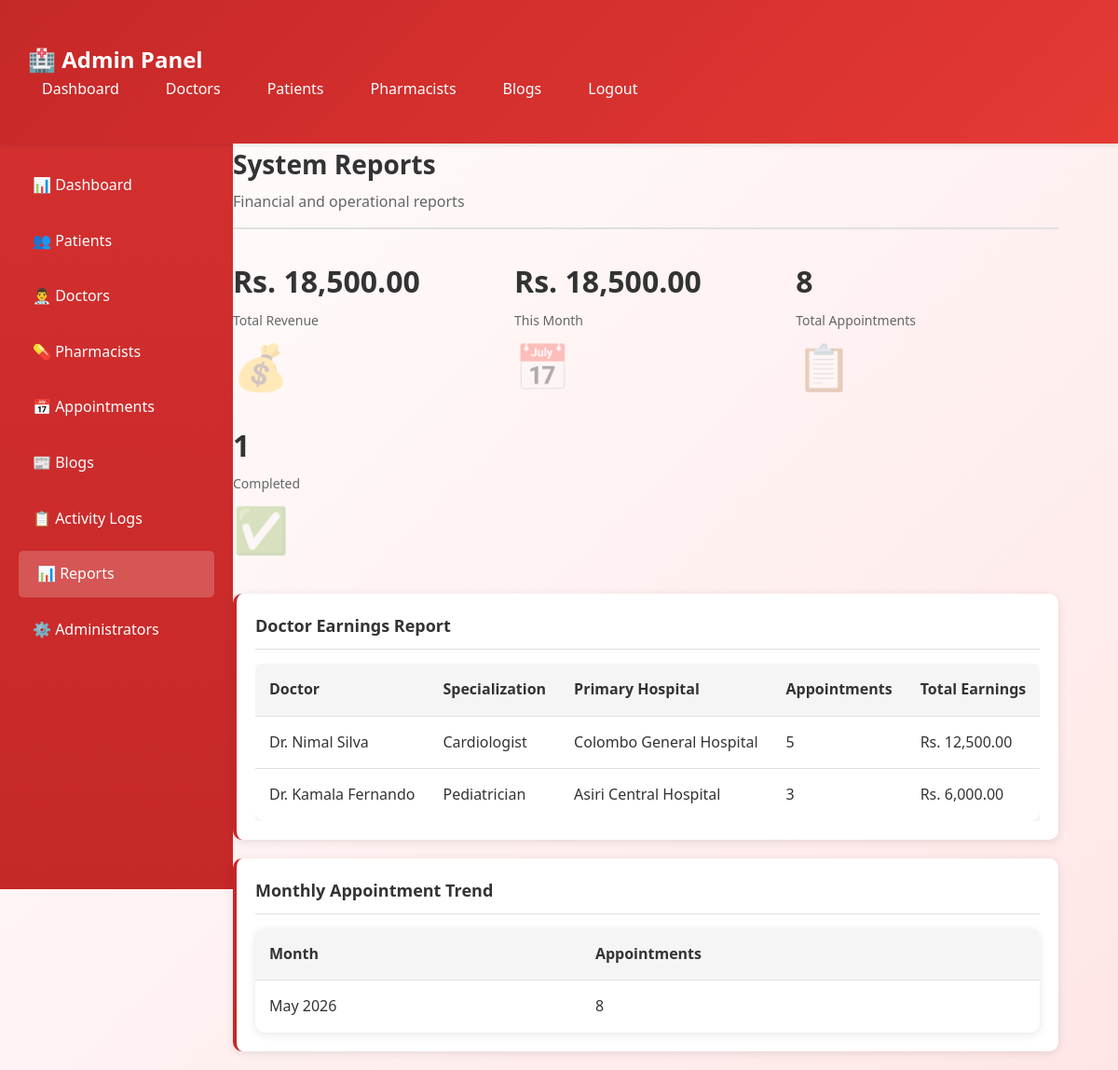
Screenshot of /admin/reports.php (signed in) with the database file from the repository.
### tables this page shows
CREATE TABLE doctors (
    id INT PRIMARY KEY AUTO_INCREMENT,
    user_id INT UNIQUE NOT NULL,
    full_name VARCHAR(150) NOT NULL,
    specialization VARCHAR(100) NOT NULL,
    phone VARCHAR(20),
    license_number VARCHAR(50),
    consultation_fee DECIMAL(10,2) DEFAULT 0.00,
    current_hospital VARCHAR(200),
    accepts_video_call TINYINT(1) DEFAULT 0,
    next_hospital VARCHAR(200),
    ongoing_number INT DEFAULT 0,
    FOREIGN KEY (user_id) REFERENCES users(id) ON DELETE CASCADE
);

CREATE TABLE doctor_hospitals (
    id INT PRIMARY KEY AUTO_INCREMENT,
    doctor_id INT NOT NULL,
    hospital_name VARCHAR(200) NOT NULL,
    is_primary BOOLEAN DEFAULT FALSE,
    created_at TIMESTAMP DEFAULT CURRENT_TIMESTAMP,
    FOREIGN KEY (doctor_id) REFERENCES doctors(id) ON DELETE CASCADE,
    UNIQUE KEY unique_doctor_hospital (doctor_id, hospital_name)
);

### admin/reports.php (the view, shortened to what this page needs)
<?php
include '../includes/config.php';
$total_revenue = 0;
$monthly_revenue = 0;
$total_query = "SELECT COALESCE(SUM(payment_amount), 0) as total FROM appointments WHERE payment_status = 'paid'";
$total_result = $conn->query($total_query);
if ($total_result) {
    $total_row = $total_result->fetch_assoc();
    $total_revenue = floatval($total_row['total']);
}
$monthly_query = "SELECT COALESCE(SUM(payment_amount), 0) as total FROM appointments WHERE payment_status = 'paid' AND MONTH(appointment_date) = MONTH(CURDATE()) AND YEAR(appointment_date) = YEAR(CURDATE())";
$monthly_result = $conn->query($monthly_query);
if ($monthly_result) {
    $monthly_row = $monthly_result->fetch_assoc();
    $monthly_revenue = floatval($monthly_row['total']);
}
$total_appointments = $conn->query("SELECT COUNT(*) as count FROM appointments")->fetch_assoc()['count'];
$completed_appointments = $conn->query("SELECT COUNT(*) as count FROM appointments WHERE status = 'completed'")->fetch_assoc()['count'];
?>
<!DOCTYPE html>
<html lang="en">
<head>
    <link rel="stylesheet" href="../css/style.css">
</head>
<body class="admin-theme">
    <nav class="navbar">
        <div class="main-content">
            <a href="dashboard.php" class="navbar-brand">🏥 Admin Panel</a>
            <ul class="navbar-menu">
                <li><a href="dashboard.php">Dashboard</a></li>
                <li><a href="manage_doctors.php">Doctors</a></li>
                <li><a href="manage_patients.php">Patients</a></li>
                <li><a href="manage_pharmacists.php">Pharmacists</a></li>
                <li><a href="manage_blogs.php">Blogs</a></li>
                <li><a href="../logout.php">Logout</a></li>
            </ul>
        </div>
    </nav>
    <div class="dashboard-container">
<div class="dashboard-container">
        <div ><div class="sidebar">
            <ul>
                <li><a href="dashboard.php">📊 Dashboard</a></li>
                <li><a href="manage_patients.php">👥 Patients</a></li>
                <li><a href="manage_doctors.php">👨‍⚕️ Doctors</a></li>
                <li><a href="manage_pharmacists.php">💊 Pharmacists</a></li>
                <li><a href="manage_appointments.php">📅 Appointments</a></li>
                <li><a href="manage_blogs.php">📰 Blogs</a></li>
                <li><a href="activity_logs.php">📋 Activity Logs</a></li>
                <li><a href="reports.php" class="active">📊 Reports</a></li>
                <li><a href="manage_admins.php">⚙️ Administrators</a></li>
            </ul>
        </div></div>
        <main >
            <div class="page-header">
                <h1>System Reports</h1>
                <p>Financial and operational reports</p>
            </div>
            <div class="stats-grid">
                <div class="stat-card-glass">
                    <div class="stat-card-content">
                        <h3>Rs. <?php echo number_format($total_revenue, 2); ?></h3>
                        <p>Total Revenue</p>
                    </div>
                    <div class="stat-card-icon">💰</div>
                </div>
                <div class="stat-card-glass">
                    <div class="stat-card-content">
                        <h3>Rs. <?php echo number_format($monthly_revenue, 2); ?></h3>
                        <p>This Month</p>
                    </div>
                    <div class="stat-card-icon">📅</div>
                </div>
                <div class="stat-card-glass">
                    <div class="stat-card-content">
                        <h3><?php echo $total_appointments; ?></h3>
                        <p>Total Appointments</p>
                    </div>
                    <div class="stat-card-icon">📋</div>
                </div>
                <div class="stat-card-glass">
                    <div class="stat-card-content">
                        <h3><?php echo $completed_appointments; ?></h3>
                        <p>Completed</p>
                    </div>
                    <div class="stat-card-icon">✅</div>
                </div>
            </div>
            <div class="card">
                <div class="card-header">Doctor Earnings Report</div>
                <div class="table-container">
                    <?php
                    $result = $conn->query("SELECT d.id, d.full_name, d.specialization,
                                           COUNT(a.id) as total_appointments,
                                           SUM(a.payment_amount) as total_earnings
                                           FROM doctors d
                                           LEFT JOIN appointments a ON d.id = a.doctor_id AND a.payment_status = 'paid'
                                           GROUP BY d.id
                                           ORDER BY total_earnings DESC");
                    if ($result->num_rows > 0) {
                        echo '<table>';
                        echo '<thead><tr><th>Doctor</th><th>Specialization</th><th>Primary Hospital</th><th>Appointments</th><th>Total Earnings</th></tr></thead>';
                        echo '<tbody>';
                        while ($row = $result->fetch_assoc()) {
                            $stmt = $conn->prepare("SELECT hospital_name FROM doctor_hospitals WHERE doctor_id = ? AND is_primary = 1 LIMIT 1");
                            $stmt->bind_param("i", $row['id']);
                            $stmt->execute();
                            $hospital_result = $stmt->get_result();
                            $primary_hospital = $hospital_result->num_rows > 0 ? $hospital_result->fetch_assoc()['hospital_name'] : 'N/A';
                            echo '<tr>';
                            echo '<td>' . htmlspecialchars($row['full_name']) . '</td>';
                            echo '<td>' . htmlspecialchars($row['specialization']) . '</td>';
                            echo '<td>' . htmlspecialchars($primary_hospital) . '</td>';
                            echo '<td>' . $row['total_appointments'] . '</td>';
                            echo '<td>Rs. ' . number_format($row['total_earnings'] ?? 0, 2) . '</td>';
                            echo '</tr>';
                        }
                        echo '</tbody></table>';
                    } else {
                        echo '<p style="text-align: center; padding: 30px; color: #999;">No doctor earnings data available.</p>';
                    }
                    ?>
                </div>
            </div>
            <div class="card">
                <div class="card-header">Monthly Appointment Trend</div>
                <?php
                $result = $conn->query("SELECT DATE_FORMAT(appointment_date, '%Y-%m') as month, COUNT(*) as count
                                       FROM appointments
                                       GROUP BY month
                                       ORDER BY month DESC
                                       LIMIT 12");
                if ($result->num_rows > 0) {
                    echo '<table>';
                    echo '<thead><tr><th>Month</th><th>Appointments</th></tr></thead>';
                    echo '<tbody>';
                    while ($row = $result->fetch_assoc()) {
                        echo '<tr>';
                        echo '<td>' . date('F Y', strtotime($row['month'] . '-01')) . '</td>';
                        echo '<td>' . $row['count'] . '</td>';
                        echo '</tr>';
                    }
                    echo '</tbody></table>';
                }
                ?>
            </div>
        </main>
    </div>
</body>
</html>

### css/style.css (style rules this page uses)
* { margin: 0; padding: 0; box-sizing: border-box; }
body { font-family: 'Segoe UI', Tahoma, Geneva, Verdana, sans-serif; line-height: 1.6; color: #333; }
.admin-theme { background: linear-gradient(135deg, #fff 0%, #ffe6e6 100%); }
.admin-theme .navbar { background: linear-gradient(135deg, #c62828 0%, #e53935 100%); color: white; padding: 15px 0; box-shadow: 0 2px 5px rgba(0,0,0,0.1); }
.admin-theme .sidebar { background: linear-gradient(180deg, #d32f2f 0%, #c62828 100%); color: white; }
.admin-theme .card { border-left: 4px solid #c62828; }
.navbar { display: flex; justify-content: space-between; align-items: center; padding: 15px 30px; position: sticky; top: 0; z-index: 1000; }
.navbar-brand { font-size: 24px; font-weight: bold; color: white; text-decoration: none; }
.navbar-menu { display: flex; list-style: none; gap: 20px; align-items: center; }
.navbar-menu a { color: white; text-decoration: none; padding: 8px 15px; border-radius: 5px; transition: all 0.3s; }
.dashboard-container { display: flex; min-height: calc(100vh - 70px); }
.sidebar { width: 250px; padding: 20px; min-height: 100vh; }
.sidebar ul { list-style: none; }
.sidebar ul li { margin-bottom: 10px; }
.sidebar ul li a { display: block; color: white; text-decoration: none; padding: 12px 15px; border-radius: 5px; transition: all 0.3s; }
.sidebar ul li a:hover, .sidebar ul li a.active { background: rgba(255,255,255,0.2); padding-left: 20px; }
.main-content { flex: 1; padding: 30px; }
.page-header { margin-bottom: 30px; padding-bottom: 15px; border-bottom: 2px solid #e0e0e0; }
.page-header h1 { font-size: 28px; margin-bottom: 5px; }
.page-header p { color: #666; }
.card { background: white; border-radius: 10px; padding: 20px; margin-bottom: 20px; box-shadow: 0 2px 10px rgba(0,0,0,0.1); transition: transform 0.3s, box-shadow 0.3s; }
.card-header { font-size: 18px; font-weight: bold; margin-bottom: 15px; padding-bottom: 10px; border-bottom: 1px solid #e0e0e0; }
.stats-grid { display: grid; grid-template-columns: repeat(auto-fit, minmax(250px, 1fr)); gap: 20px; margin-bottom: 30px; }
.stat-card-content h3 { font-size: 32px; margin-bottom: 5px; }
.stat-card-content p { color: #666; font-size: 14px; }
.stat-card-icon { font-size: 48px; opacity: 0.3; }
.table-container { overflow-x: auto; }
table { width: 100%; border-collapse: collapse; background: white; border-radius: 10px; overflow: hidden; box-shadow: 0 2px 10px rgba(0,0,0,0.1); }
table thead { background: #f5f5f5; }
table th, table td { padding: 15px; text-align: left; border-bottom: 1px solid #e0e0e0; }
table th { font-weight: 600; color: #333; }
table tbody tr:last-child td { border-bottom: none; }

### rows the page displays
doctors: full_name "Dr. Nimal Silva", specialization "Cardiologist", id.hospital_name "Colombo General Hospital", total_appointments "5", total_earnings "12,500.00"
doctors: full_name "Dr. Kamala Fernando", specialization "Pediatrician", doctor_hospitals.hospital_name "Asiri Central Hospital", total_appointments "3", total_earnings "6,000.00"

### other values shown
$total_revenue "18,500.00"
$monthly_revenue "18,500.00"
$total_appointments "8"
$completed_appointments "1"
date('F Y', strtotime($row['month'] . '-01')) "May 2026"
$row['count'] "8"
